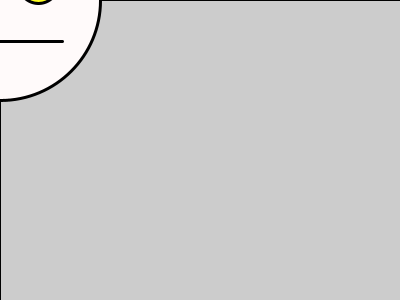
Frame 1 (no input)
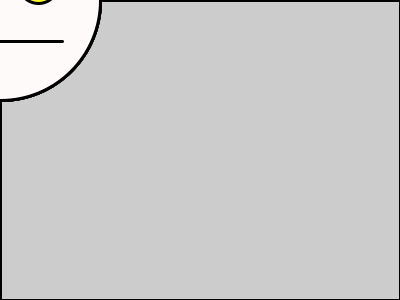
Frame 60 (the mouse pressed at the canvas centre just before this capture)
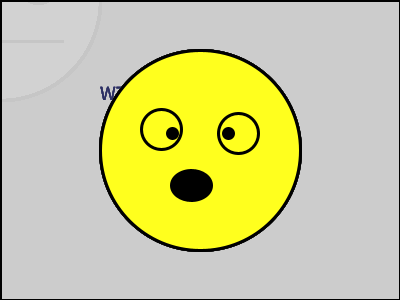
Frame 120 (the mouse held since frame 60 and released just before this capture)

The Processing sketch that drew these frames (run headless with seeded random() and noise(); from frame 60 on, the mouse is pressed at the canvas centre):

// Processing sketch: processing_144373
// ── processing_144373.pde

void setup() {
  size(400, 300);

  //smooth(8); anty alyasing
}

void draw() {
  if (mousePressed) {
    fill(30, 34, 90);
    textSize(20);
    text("WTF!!", 100, 100);
  }
  else {
    textSize(1);
  }

  //background(200);
  fill(200, 20);
  rect(0, 0, width, height);

  noCursor();

  //ellipse(x, y, width, height);

  //layer start
  pushMatrix();

  //layer movment
  //translate(x,y)

  translate(mouseX-width/2, mouseY-height/2);

  strokeWeight(3);

  if (mouseX < width/2) {
    fill(255, 250, 250);
  }
  else {
    fill(255, 255, 30);
  }
  //ellipse(width/2, height/2, 200, 200);
  ellipse(width/2, height/2, 200, 200);

  fill(255, 255, 30);
  ellipse(161, 129, 40, 40);
  ellipse(238, 133, 40, 40);
  fill(0, 0, 0);
  ellipse(172, 133, 10, 10);
  fill(0, 0, 0);
  ellipse(228, 133, 10, 10);

  if (mousePressed) {
    ellipse(191, 185, 40, 30);
  }
  else {
    line(142, 191, 262, 191);
  }
  popMatrix();
}
